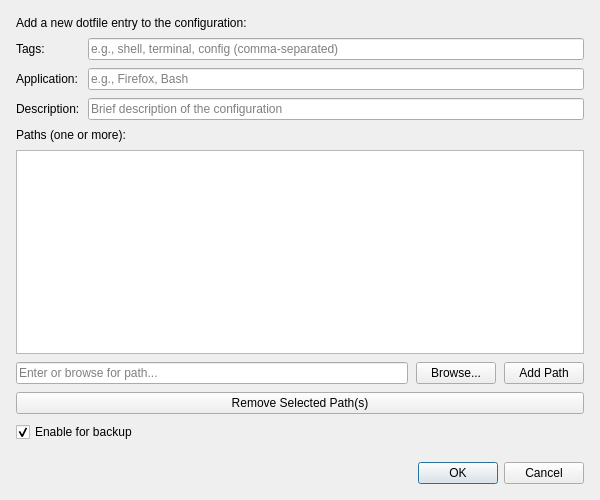
<?xml version="1.0" encoding="UTF-8"?>
<ui version="4.0">
 <class>AddDotfileDialog</class>
 <widget class="QDialog" name="AddDotfileDialog">
  <property name="geometry">
   <rect>
    <x>0</x>
    <y>0</y>
    <width>600</width>
    <height>500</height>
   </rect>
  </property>
  <property name="windowTitle">
   <string>Add Dotfile Entry</string>
  </property>
  <property name="modal">
   <bool>true</bool>
  </property>
  <layout class="QVBoxLayout" name="mainLayout">
   <property name="spacing">
    <number>8</number>
   </property>
   <property name="leftMargin">
    <number>16</number>
   </property>
   <property name="topMargin">
    <number>16</number>
   </property>
   <property name="rightMargin">
    <number>16</number>
   </property>
   <property name="bottomMargin">
    <number>16</number>
   </property>
   <item>
    <widget class="QLabel" name="infoLabel">
     <property name="text">
      <string>Add a new dotfile entry to the configuration:</string>
     </property>
    </widget>
   </item>
   <item>
    <layout class="QFormLayout" name="formLayout">
     <property name="verticalSpacing">
      <number>8</number>
     </property>
     <item row="0" column="0">
      <widget class="QLabel" name="tagsLabel">
       <property name="text">
        <string>Tags:</string>
       </property>
      </widget>
     </item>
     <item row="0" column="1">
      <widget class="QLineEdit" name="tagsEdit">
       <property name="placeholderText">
        <string>e.g., shell, terminal, config (comma-separated)</string>
       </property>
      </widget>
     </item>
     <item row="1" column="0">
      <widget class="QLabel" name="applicationLabel">
       <property name="text">
        <string>Application:</string>
       </property>
      </widget>
     </item>
     <item row="1" column="1">
      <widget class="QLineEdit" name="applicationEdit">
       <property name="placeholderText">
        <string>e.g., Firefox, Bash</string>
       </property>
      </widget>
     </item>
     <item row="2" column="0">
      <widget class="QLabel" name="descriptionLabel">
       <property name="text">
        <string>Description:</string>
       </property>
      </widget>
     </item>
     <item row="2" column="1">
      <widget class="QLineEdit" name="descriptionEdit">
       <property name="placeholderText">
        <string>Brief description of the configuration</string>
       </property>
      </widget>
     </item>
    </layout>
   </item>
   <item>
    <widget class="QLabel" name="pathsLabel">
     <property name="text">
      <string>Paths (one or more):</string>
     </property>
    </widget>
   </item>
   <item>
    <widget class="QListWidget" name="pathsList">
     <property name="selectionMode">
      <enum>QAbstractItemView::ExtendedSelection</enum>
     </property>
    </widget>
   </item>
   <item>
    <layout class="QHBoxLayout" name="pathInputLayout">
     <item>
      <widget class="QLineEdit" name="pathInputEdit">
       <property name="placeholderText">
        <string>Enter or browse for path...</string>
       </property>
      </widget>
     </item>
     <item>
      <widget class="QPushButton" name="browseBtn">
       <property name="text">
        <string>Browse...</string>
       </property>
      </widget>
     </item>
     <item>
      <widget class="QPushButton" name="addPathBtn">
       <property name="text">
        <string>Add Path</string>
       </property>
      </widget>
     </item>
    </layout>
   </item>
   <item>
    <widget class="QPushButton" name="removePathBtn">
     <property name="text">
      <string>Remove Selected Path(s)</string>
     </property>
    </widget>
   </item>
   <item>
    <widget class="QCheckBox" name="enabledCheckbox">
     <property name="text">
      <string>Enable for backup</string>
     </property>
     <property name="checked">
      <bool>true</bool>
     </property>
    </widget>
   </item>
   <item>
    <spacer name="buttonTopSpacer">
     <property name="orientation">
      <enum>Qt::Orientation::Vertical</enum>
     </property>
     <property name="sizeType">
      <enum>QSizePolicy::Policy::Fixed</enum>
     </property>
     <property name="sizeHint" stdset="0">
      <size>
       <width>0</width>
       <height>12</height>
      </size>
     </property>
    </spacer>
   </item>
   <item>
    <widget class="QDialogButtonBox" name="buttonBox">
     <property name="orientation">
      <enum>Qt::Horizontal</enum>
     </property>
     <property name="standardButtons">
      <set>QDialogButtonBox::Cancel|QDialogButtonBox::Ok</set>
     </property>
    </widget>
   </item>
  </layout>
 </widget>
 <resources/>
 <connections>
  <connection>
   <sender>buttonBox</sender>
   <signal>accepted()</signal>
   <receiver>AddDotfileDialog</receiver>
   <slot>accept()</slot>
   <hints>
    <hint type="sourcelabel">
     <x>248</x>
     <y>459</y>
    </hint>
    <hint type="destinationlabel">
     <x>157</x>
     <y>274</y>
    </hint>
   </hints>
  </connection>
  <connection>
   <sender>buttonBox</sender>
   <signal>rejected()</signal>
   <receiver>AddDotfileDialog</receiver>
   <slot>reject()</slot>
   <hints>
    <hint type="sourcelabel">
     <x>316</x>
     <y>459</y>
    </hint>
    <hint type="destinationlabel">
     <x>286</x>
     <y>274</y>
    </hint>
   </hints>
  </connection>
 </connections>
</ui>
